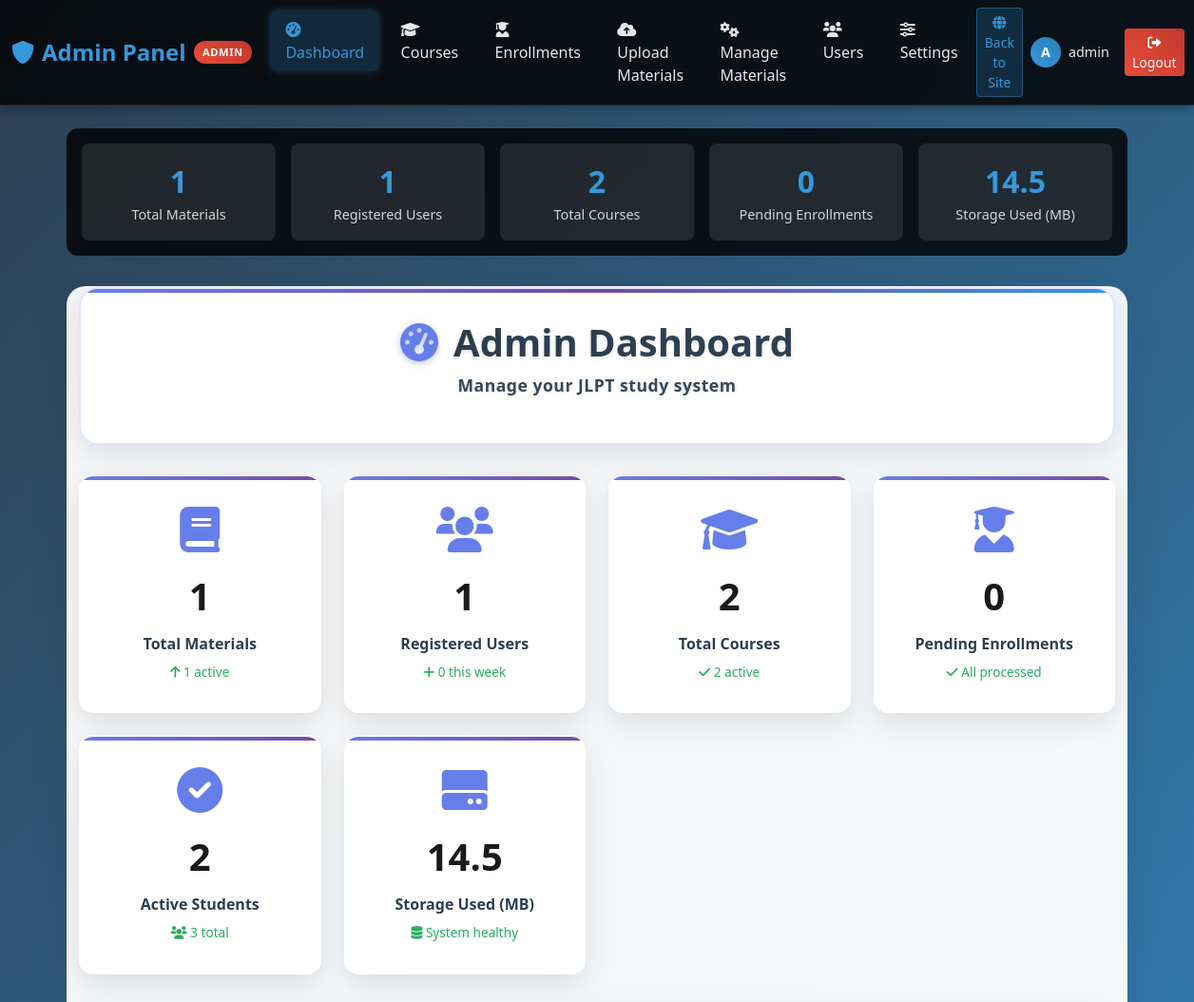
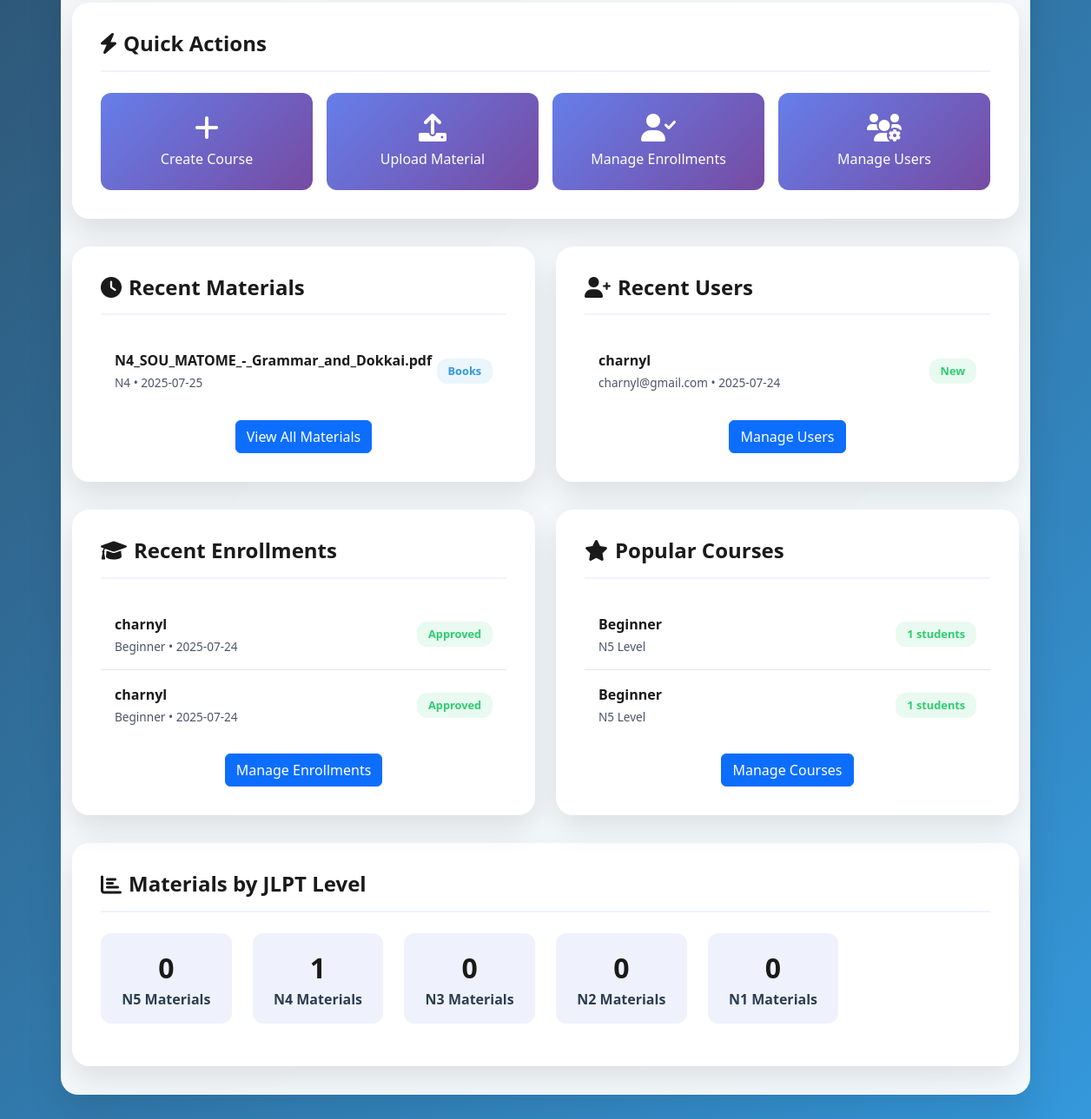
Screenshot of /admin/dashboard (signed in) with the database file from the repository (2 pictures, top to bottom).
### tables this page shows
CREATE TABLE study_materials (
            id INTEGER PRIMARY KEY AUTOINCREMENT,
            filename TEXT NOT NULL,
            original_filename TEXT NOT NULL,
            jlpt_level TEXT NOT NULL,
            category TEXT NOT NULL,
            file_size INTEGER,
            file_type TEXT,
            uploaded_by INTEGER,
            upload_date TIMESTAMP DEFAULT CURRENT_TIMESTAMP,
            description TEXT,
            FOREIGN KEY (uploaded_by) REFERENCES admin_users (id)
        );

CREATE TABLE users (
            id INTEGER PRIMARY KEY AUTOINCREMENT,
            username TEXT UNIQUE NOT NULL,
            email TEXT UNIQUE NOT NULL,
            password_hash TEXT NOT NULL,
            full_name TEXT,
            role TEXT DEFAULT 'user',
            created_at TIMESTAMP DEFAULT CURRENT_TIMESTAMP
        );

CREATE TABLE enrollments (
            id INTEGER PRIMARY KEY AUTOINCREMENT,
            user_id INTEGER NOT NULL,
            course_id INTEGER NOT NULL,
            status TEXT DEFAULT 'pending',
            enrolled_at TIMESTAMP DEFAULT CURRENT_TIMESTAMP,
            approved_at TIMESTAMP NULL,
            approved_by INTEGER NULL,
            notes TEXT,
            FOREIGN KEY (user_id) REFERENCES users (id) ON DELETE CASCADE,
            FOREIGN KEY (course_id) REFERENCES courses (id) ON DELETE CASCADE,
            FOREIGN KEY (approved_by) REFERENCES admin_users (id),
            UNIQUE(user_id, course_id)
        );

CREATE TABLE courses (
            id INTEGER PRIMARY KEY AUTOINCREMENT,
            title TEXT NOT NULL,
            description TEXT,
            jlpt_level TEXT NOT NULL,
            instructor_name TEXT,
            duration_weeks INTEGER,
            max_students INTEGER,
            status TEXT DEFAULT 'active',
            created_by INTEGER,
            created_at TIMESTAMP DEFAULT CURRENT_TIMESTAMP,
            updated_at TIMESTAMP DEFAULT CURRENT_TIMESTAMP,
            FOREIGN KEY (created_by) REFERENCES admin_users (id)
        );

### app.py (the view)
@app.route('/admin/dashboard')
@admin_required
def admin_dashboard():
    try:
        conn = get_db_connection()
        stats = {}
        stats['total_materials'] = conn.execute('SELECT COUNT(*) FROM study_materials').fetchone()[0]
        stats['materials_by_level'] = {}
        for level in ['N5', 'N4', 'N3', 'N2', 'N1']:
            stats['materials_by_level'][level] = conn.execute(
                'SELECT COUNT(*) FROM study_materials WHERE jlpt_level = ?', (level,)
            ).fetchone()[0]
        stats['materials_by_category'] = {}
        for category in ['books', 'reviewers', 'audio']:
            stats['materials_by_category'][category] = conn.execute(
                'SELECT COUNT(*) FROM study_materials WHERE category = ?', (category,)
            ).fetchone()[0]
        stats['total_users'] = conn.execute('SELECT COUNT(*) FROM users').fetchone()[0]
        stats['new_users_this_week'] = conn.execute(
            'SELECT COUNT(*) FROM users WHERE created_at > datetime("now", "-7 days")'
        ).fetchone()[0]
        stats['total_courses'] = conn.execute('SELECT COUNT(*) FROM courses').fetchone()[0]
        stats['active_courses'] = conn.execute(
            'SELECT COUNT(*) FROM courses WHERE status = "active"'
        ).fetchone()[0]
        stats['total_enrollments'] = conn.execute('SELECT COUNT(*) FROM enrollments').fetchone()[0]
        stats['pending_enrollments'] = conn.execute(
            'SELECT COUNT(*) FROM enrollments WHERE status = "pending"'
        ).fetchone()[0]
        stats['approved_enrollments'] = conn.execute(
            'SELECT COUNT(*) FROM enrollments WHERE status = "approved"'
        ).fetchone()[0]
        storage_result = conn.execute('SELECT SUM(file_size) FROM study_materials').fetchone()[0]
        stats['storage_used'] = round((storage_result or 0) / (1024 * 1024), 1)  # MB
        recent_materials = conn.execute('''
            SELECT original_filename, jlpt_level, category, upload_date
            FROM study_materials
            ORDER BY upload_date DESC
            LIMIT 5
        ''').fetchall()
        recent_users = conn.execute('''
            SELECT username, full_name, email, created_at
            FROM users
            ORDER BY created_at DESC
            LIMIT 5
        ''').fetchall()
        recent_enrollments = conn.execute('''
            SELECT u.username, u.full_name, c.title, e.enrolled_at, e.status
            FROM enrollments e
            JOIN users u ON e.user_id = u.id
            JOIN courses c ON e.course_id = c.id
            ORDER BY e.enrolled_at DESC
            LIMIT 5
        ''').fetchall()
        popular_courses = conn.execute('''
            SELECT c.title, c.jlpt_level, COUNT(e.id) as enrollment_count
            FROM courses c
            LEFT JOIN enrollments e ON c.id = e.course_id
            WHERE e.status = 'approved'
            GROUP BY c.id
            ORDER BY enrollment_count DESC
            LIMIT 5
        ''').fetchall()
        conn.close()
        return render_template('admin_dashboard.html',
                             stats=stats,
                             recent_materials=recent_materials,
                             recent_users=recent_users,
                             recent_enrollments=recent_enrollments,
                             popular_courses=popular_courses)
    except Exception as e:
        app.logger.error(f'Error loading admin dashboard: {str(e)}')
        flash('Error loading dashboard. Please try again.', 'error')
        return redirect(url_for('admin_login_page'))

### templates/admin_dashboard.html (shortened to what this page needs)
{% extends 'admin_base.html' %}
{% block content %}
<div class="container">
    <div class="dashboard-header">
        <h1 class="dashboard-title">
            <i class="fas fa-tachometer-alt"></i>
            <span>Admin Dashboard</span>
        </h1>
        <p class="dashboard-subtitle">Manage your JLPT study system</p>
    </div>
    <div class="stats-overview">
        <div class="stat-card">
            <i class="fas fa-book stat-icon"></i>
            <div class="stat-number">{{ stats.total_materials }}</div>
            <div class="stat-label">Total Materials</div>
            <div class="stat-change positive">
                <i class="fas fa-arrow-up"></i> {{ stats.materials_by_category.books + stats.materials_by_category.reviewers + stats.materials_by_category.audio }} active
            </div>
        </div>
        <div class="stat-card">
            <i class="fas fa-users stat-icon"></i>
            <div class="stat-number">{{ stats.total_users }}</div>
            <div class="stat-label">Registered Users</div>
            <div class="stat-change positive">
                <i class="fas fa-plus"></i> {{ stats.new_users_this_week }} this week
            </div>
        </div>
        <div class="stat-card">
            <i class="fas fa-graduation-cap stat-icon"></i>
            <div class="stat-number">{{ stats.total_courses }}</div>
            <div class="stat-label">Total Courses</div>
            <div class="stat-change positive">
                <i class="fas fa-check"></i> {{ stats.active_courses }} active
            </div>
        </div>
        <div class="stat-card">
            <i class="fas fa-user-graduate stat-icon"></i>
            <div class="stat-number">{{ stats.pending_enrollments }}</div>
            <div class="stat-label">Pending Enrollments</div>
            {% if stats.pending_enrollments > 0 %}
            <div class="stat-change negative">
                <i class="fas fa-clock"></i> Needs attention
            </div>
            {% else %}
            <div class="stat-change positive">
                <i class="fas fa-check"></i> All processed
            </div>
            {% endif %}
        </div>
        <div class="stat-card">
            <i class="fas fa-check-circle stat-icon"></i>
            <div class="stat-number">{{ stats.approved_enrollments }}</div>
            <div class="stat-label">Active Students</div>
            <div class="stat-change positive">
                <i class="fas fa-users"></i> {{ stats.total_enrollments }} total
            </div>
        </div>
        <div class="stat-card">
            <i class="fas fa-hdd stat-icon"></i>
            <div class="stat-number">{{ stats.storage_used }}</div>
            <div class="stat-label">Storage Used (MB)</div>
            <div class="stat-change positive">
                <i class="fas fa-database"></i> System healthy
            </div>
        </div>
    </div>
    <div class="dashboard-section">
        <h2 class="section-title">
            <i class="fas fa-bolt"></i>
            Quick Actions
        </h2>
        <div class="quick-actions">
            <a href="/admin/courses/create" class="quick-action">
                <i class="fas fa-plus"></i>
                <span>Create Course</span>
            </a>
            <a href="/admin/upload" class="quick-action">
                <i class="fas fa-upload"></i>
                <span>Upload Material</span>
            </a>
            <a href="/admin/enrollments" class="quick-action">
                <i class="fas fa-user-check"></i>
                <span>Manage Enrollments</span>
            </a>
            <a href="/admin/users" class="quick-action">
                <i class="fas fa-users-cog"></i>
                <span>Manage Users</span>
            </a>
        </div>
    </div>
    <div class="row">
        <div class="col-lg-6">
            <div class="dashboard-section">
                <h2 class="section-title">
                    <i class="fas fa-clock"></i>
                    Recent Materials
                </h2>
                {% if recent_materials %}
                <ul class="recent-list">
                    {% for material in recent_materials %}
                    <li class="recent-item">
                        <div class="item-info">
                            <div class="item-title">{{ material.original_filename }}</div>
                            <div class="item-meta">{{ material.jlpt_level }} • {{ material.upload_date[:10] }}</div>
                        </div>
                        <span class="item-badge badge-{{ material.category }}">{{ material.category.title() }}</span>
                    </li>
                    {% endfor %}
                </ul>
                <div style="text-align: center; margin-top: 1rem;">
                    <a href="/admin/manage" class="btn btn-primary">View All Materials</a>
                </div>
                {% else %}
                <p style="text-align: center; color: #666; padding: 2rem;">No materials uploaded yet.</p>
                {% endif %}
            </div>
        </div>
        <div class="col-lg-6">
            <div class="dashboard-section">
                <h2 class="section-title">
                    <i class="fas fa-user-plus"></i>
                    Recent Users
                </h2>
                {% if recent_users %}
                <ul class="recent-list">
                    {% for user in recent_users %}
                    <li class="recent-item">
                        <div class="item-info">
                            <div class="item-title">{{ user.full_name or user.username }}</div>
                            <div class="item-meta">{{ user.email }} • {{ user.created_at[:10] }}</div>
                        </div>
                        <span class="item-badge badge-approved">New</span>
                    </li>
                    {% endfor %}
                </ul>
                <div style="text-align: center; margin-top: 1rem;">
                    <a href="/admin/users" class="btn btn-primary">Manage Users</a>
                </div>
                {% else %}
                <p style="text-align: center; color: #666; padding: 2rem;">No users registered yet.</p>
                {% endif %}
            </div>
        </div>
    </div>
    <div class="row">
        <div class="col-lg-6">
            <div class="dashboard-section">
                <h2 class="section-title">
                    <i class="fas fa-graduation-cap"></i>
                    Recent Enrollments
                </h2>
                {% if recent_enrollments %}
                <ul class="recent-list">
                    {% for enrollment in recent_enrollments %}
                    <li class="recent-item">
                        <div class="item-info">
                            <div class="item-title">{{ enrollment.full_name or enrollment.username }}</div>
                            <div class="item-meta">{{ enrollment.title }} • {{ enrollment.enrolled_at[:10] }}</div>
                        </div>
                        <span class="item-badge badge-{{ enrollment.status }}">{{ enrollment.status.title() }}</span>
                    </li>
                    {% endfor %}
                </ul>
                <div style="text-align: center; margin-top: 1rem;">
                    <a href="/admin/enrollments" class="btn btn-primary">Manage Enrollments</a>
                </div>
                {% else %}
                <p style="text-align: center; color: #666; padding: 2rem;">No enrollment requests yet.</p>
                {% endif %}
            </div>
        </div>
        <div class="col-lg-6">
            <div class="dashboard-section">
                <h2 class="section-title">
                    <i class="fas fa-star"></i>
                    Popular Courses
                </h2>
                {% if popular_courses %}
                <ul class="recent-list">
                    {% for course in popular_courses %}
                    <li class="recent-item">
                        <div class="item-info">
                            <div class="item-title">{{ course.title }}</div>
                            <div class="item-meta">{{ course.jlpt_level }} Level</div>
                        </div>
                        <span class="item-badge badge-approved">{{ course.enrollment_count }} students</span>
                    </li>
                    {% endfor %}
                </ul>
                <div style="text-align: center; margin-top: 1rem;">
                    <a href="/admin/courses" class="btn btn-primary">Manage Courses</a>
                </div>
                {% else %}
                <p style="text-align: center; color: #666; padding: 2rem;">No courses created yet.</p>
                {% endif %}
            </div>
        </div>
    </div>
    <div class="dashboard-section">
        <h2 class="section-title">
            <i class="fas fa-chart-bar"></i>
            Materials by JLPT Level
        </h2>
        <div class="row">
            {% for level, count in stats.materials_by_level.items() %}
            <div class="col-md-2 col-6 mb-3">
                <div class="text-center p-3" style="background: rgba(102, 126, 234, 0.1); border-radius: 12px;">
                    <div style="font-size: 2rem; font-weight: bold; color: #1a1a1a;">{{ count }}</div>
                    <div style="color: #2c3e50; font-weight: 600;">{{ level }} Materials</div>
                </div>
            </div>
            {% endfor %}
        </div>
    </div>
</div>
{% endblock %}

### rows the page displays
study_materials: original_filename "N4_SOU_MATOME_-_Grammar_and_Dokkai.pdf", jlpt_level "N4", upload_date "2025-07-25", category "Books"
users: full_name "charnyl", email "charnyl@gmail.com", created_at "2025-07-24"
enrollments: full_name "charnyl", title "Beginner", enrolled_at "2025-07-24", status "Approved"
enrollments: full_name "charnyl", title "Beginner", enrolled_at "2025-07-24", status "Approved"
courses: title "Beginner", jlpt_level "N5", enrollment_count "1"
courses: title "Beginner", jlpt_level "N5", enrollment_count "1"

### other values shown
{{ session.admin_username[0].upper() if session.admin_username else 'A' }} "A"
{{ session.admin_username }} "admin"
{{ stats.total_materials }} "1"
{{ stats.total_users }} "1"
{{ stats.new_users_this_week }} "0"
{{ stats.total_courses }} "2"
{{ stats.active_courses }} "2"
{{ stats.pending_enrollments }} "0"
{{ stats.approved_enrollments }} "2"
{{ stats.total_enrollments }} "3"
{{ stats.storage_used }} "14.5"
{{ count }} "0" "1" "0" "0" "0"
{{ level }} "N5" "N4" "N3" "N2" "N1"
